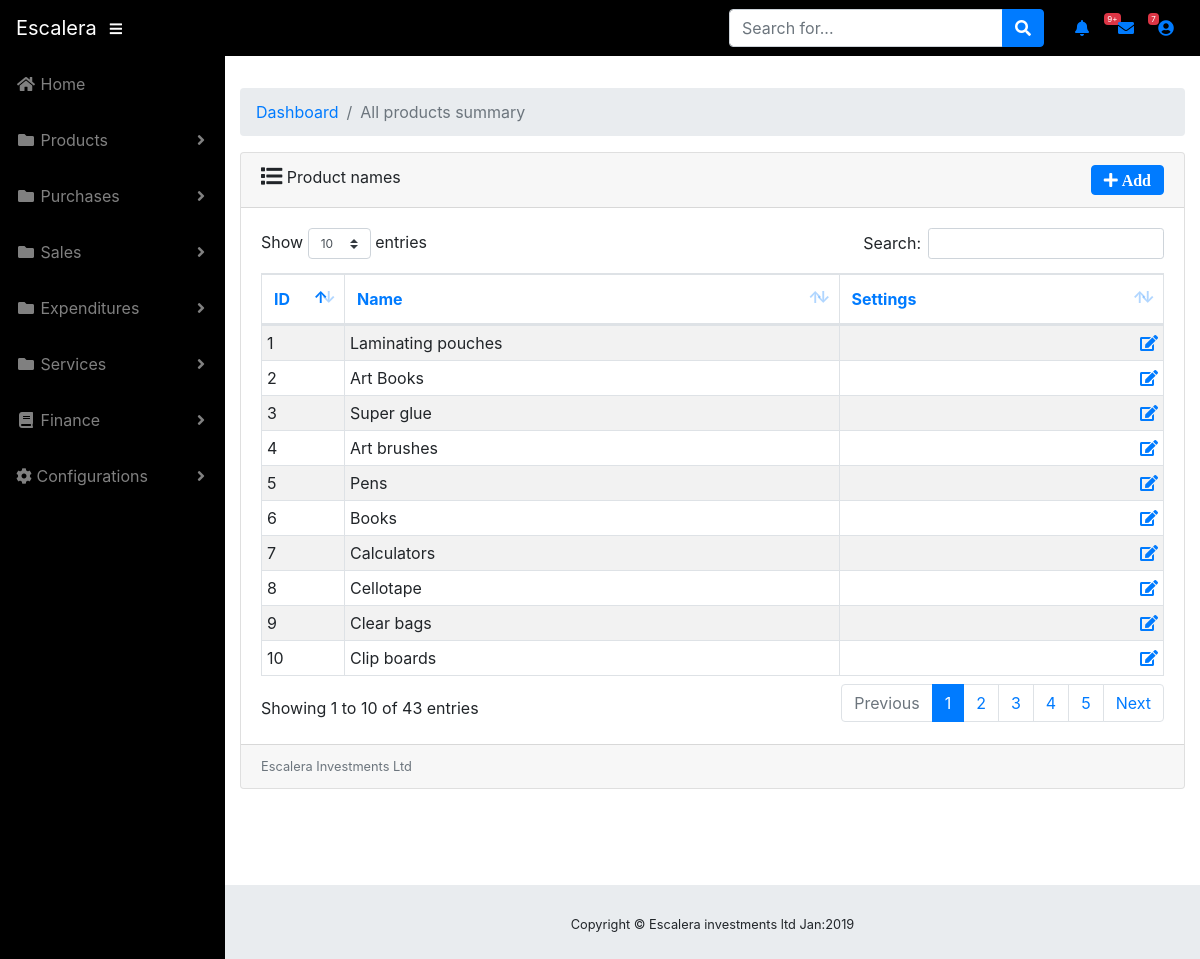
The page /index.php/Welcome/view_items on the database its author committed.
### tables this page shows
CREATE TABLE `item` (
  `ItemId` int(11) NOT NULL,
  `Name` varchar(30) NOT NULL
);

### application/controllers/Welcome.php (called while the page is built, shortened)
<?php
class Welcome extends CI_Controller {
	public function __construct(){
		 $this->load->library('session');
		 $this->load->library('cart');
		 $this->load->model('Escalera_Model');
	}
	public function view_items(){
		$this->load->view('header');
		$data['item_names'] = $this->Escalera_Model->get_all_items();
		$this->load->view('products/view_items',$data);
		$this->load->view('table_footer',$data);
	}
}

### index.php (called while the page is built, shortened)
<?php
require_once BASEPATH.'core/CodeIgniter.php';

### application/models/Escalera_Model.php (called while the page is built, shortened)
<?php
 class Escalera_Model extends CI_Model{
		public function get_all_items()
		{
	      $this->db->order_by("ItemId", "ASC");
	      $query = $this->db->get("item");
	      return $query->result();
	     }
		}
?>

### application/views/products/view_items.php (the view, shortened to what this page needs)
<div id="content-wrapper">
  <div class="container-fluid">
        <ol class="breadcrumb">
          <li class="breadcrumb-item">
            <a href="#">Dashboard</a>
          </li>
          <li class="breadcrumb-item active">All products summary</li>
        </ol>
        <div class="card mb-3">
          <div class="card-header">
            <i class="fa fa-list fa-lg"></i>
            Product names <a style="float:right; text-decoration-style:none;" class="btn btn-primary fa fa-plus"  href='<?php echo base_url();?>index.php/Welcome/AddItem'> Add</a>
          </div>
          <div class="card-body">
            <div class="table-responsive">
              <table class="table table-striped table-bordered table-hover table-condensed" id="dataTable" width="100%" cellspacing="0">
                <thead>
                  <tr style="color:#007bff;">
                    <th class="rowt">ID</th>
                    <th>Name</th>
                    <th>Settings</th>
                  </tr>
                </thead>
                <tbody>
                  <?php
                      foreach($item_names as $row){
                      echo " <tr class='rowt'><td >".$row->ItemId."</td>";
                      echo "<td>".$row->Name."</td>";
                      echo "<td class='text-right'>
                      <a href='http://localhost/escalera/index.php/Welcome/update_item?ID =".$row->ItemId."' class='fa fa-edit' data-toggle='modal' data-target='#editItemNameModal'></a>";
                      echo "</tr>";?>
                   <?php  }
                    ?>
                </tbody>
              </table>
            </div>
          </div>

### application/views/header.php (shortened to what this page needs)
<!DOCTYPE html>
<html lang="en">
  <head>
    <link href="<?php echo base_url();?>/assets/css/bootstrap.min.css" rel="stylesheet" id="bootstrap-css">
    <link href="<?php echo base_url();?>/assets/vendor/bootstrap/css/bootstrap.min.css" rel="stylesheet">
    <link href="<?php echo base_url();?>/assets/vendor/fontawesome-free/css/all.min.css" rel="stylesheet" type="text/css">
    <link href="<?php echo base_url();?>/assets/vendor/datatables/dataTables.bootstrap4.css" rel="stylesheet">
    <link href="<?php echo base_url();?>/assets/css/sb-admin.css" rel="stylesheet">
   </head>
  <body id="page-top">
   <div >
    <nav class="navbar navbar-expand  static-top" style="background:black;"">
      <a class="navbar-brand mr-1" href="#" style="color:white">Escalera</a>
      <button class="btn btn-link btn-sm text-white order-1 order-sm-0" id="sidebarToggle" href="#">
        <i class="fas fa-bars"></i>
      </button>
      <form class="d-none d-md-inline-block form-inline ml-auto mr-0 mr-md-3 my-2 my-md-0">
        <div class="input-group">
          <input type="text" class="form-control" placeholder="Search for..." aria-label="Search" aria-describedby="basic-addon2">
          <div class="input-group-append">
            <button class="btn btn-primary" type="button">
              <i class="fas fa-search"></i>
            </button>
          </div>
        </div>
      </form>
      <ul class="navbar-nav ml-auto ml-md-0">
        <li class="nav-item dropdown no-arrow mx-1">
          <a class="nav-link dropdown-toggle" href="#" id="alertsDropdown" role="button" data-toggle="dropdown" aria-haspopup="true" aria-expanded="false">
            <i class="fas fa-bell fa-fw"></i>
            <span class="badge badge-danger">9+</span>
          </a>
        </li>
        <li class="nav-item dropdown no-arrow mx-1">
          <a class="nav-link dropdown-toggle" href="#" id="messagesDropdown" role="button" data-toggle="dropdown" aria-haspopup="true" aria-expanded="false">
            <i class="fas fa-envelope fa-fw"></i>
            <span class="badge badge-danger">7</span>
          </a>
        </li>
        <li class="nav-item dropdown no-arrow">
          <a class="nav-link dropdown-toggle" href="#" id="userDropdown" role="button" data-toggle="dropdown" aria-haspopup="true" aria-expanded="false">
            <i class="fas fa-user-circle fa-fw"></i>
          </a>
        </li>
      </ul>
    </nav>
    </div>
    <div id="wrapper">
      <ul class="sidebar navbar-nav" style="background:black;">
        <li class="nav-item">
          <a class="nav-link" href="<?php echo base_url();?>index.php/User/home">
            <i class="fas fa-home fa-fw"></i>
            <span>Home</span>
          </a>
        </li>
		 <li class="nav-item dropdown">
          <a class="nav-link dropdown-toggle" href="<?php echo base_url(); ?>index.php/Welcome/registerStaff" id="pagesDropdown" role="button" data-toggle="dropdown" aria-haspopup="true" aria-expanded="false">
            <i class="fas fa-fw fa-folder"></i>
            <span>Products</span>
		  </a>
        </li>
     <li class="nav-item dropdown">
          <a class="nav-link dropdown-toggle" href="<?php echo base_url(); ?>index.php/Welcome/AddStaff" id="pagesDropdown" role="button" data-toggle="dropdown" aria-haspopup="true" aria-expanded="false">
            <i class="fas fa-fw fa-folder"></i>
            <span>Purchases</span>
      </a>
        </li>
		 <li class="nav-item dropdown">
          <a class="nav-link dropdown-toggle" href="<?php echo base_url(); ?>index.php/Welcome/registerStaff" id="pagesDropdown" role="button" data-toggle="dropdown" aria-haspopup="true" aria-expanded="false">
            <i class="fas fa-fw fa-folder"></i>
            <span>Sales</span>
		  </a>
      </li>
		 <li class="nav-item dropdown">
          <a class="nav-link dropdown-toggle" href="<?php echo base_url(); ?>index.php/Welcome/AddStaff" id="pagesDropdown" role="button" data-toggle="dropdown" aria-haspopup="true" aria-expanded="false">
            <i class="fas fa-fw fa-folder"></i>
            <span>Expenditures</span>
		  </a>
      </li>
     <li class="nav-item dropdown">
          <a class="nav-link dropdown-toggle" href="<?php echo base_url(); ?>index.php/Welcome/AddStaff" id="pagesDropdown" role="button" data-toggle="dropdown" aria-haspopup="true" aria-expanded="false">
            <i class="fas fa-fw fa-folder"></i>
            <span>Services</span>
      </a>
      </li>
     <li class="nav-item dropdown">
          <a class="nav-link dropdown-toggle" href="<?php echo base_url(); ?>index.php/Welcome/AddStaff" id="pagesDropdown" role="button" data-toggle="dropdown" aria-haspopup="true" aria-expanded="false">
                <i class="fa fa-book fa-fw "></i>
                <span>Finance</span>
          </a>
      </li>
        <li class="nav-item dropdown">
          <a class="nav-link dropdown-toggle" href="#" id="pagesDropdown" role="button" data-toggle="dropdown" aria-haspopup="true" aria-expanded="false">
            <i class="fas fa-cog fa-spin"></i>
            <span>Configurations</span>
          </a>
        </li>
      </ul>
      <div id="content-wrapper">

### application/views/table_footer.php (shortened to what this page needs)
<div class="card-footer small text-muted">Escalera Investments Ltd</div>
          </div>
        </div>
        <footer class="sticky-footer">
          <div class="container my-auto">
            <div class="copyright text-center my-auto">
              <span>Copyright © Escalera investments ltd <?php echo date('M:Y');?></span>
            </div>
          </div>
        </footer>
      </div>
    </div>
  </body>
</html>

### assets/css/sb-admin.css (style rules this page uses)
html { position: relative; min-height: 100%; }
body { height: 100%; }
#wrapper { display: -webkit-box; display: -ms-flexbox; display: flex; }
#wrapper #content-wrapper { overflow-x: hidden; width: 100%; padding-top: 1rem; padding-bottom: 80px; }
.navbar-nav .nav-item.dropdown .dropdown-toggle::after { width: 1rem; text-align: center; float: right; vertical-align: 0; border: 0; font-weight: 900; content: '\f105'; font-family: 'Font Awesome 5 Free'; }
.navbar-nav .nav-item.dropdown.no-arrow .dropdown-toggle::after { display: none; }
.navbar-nav .nav-item .nav-link .badge { position: absolute; margin-left: 0.75rem; top: 0.3rem; font-weight: 400; font-size: 0.5rem; }
.sidebar { width: 90px !important; background-color: #212529; min-height: calc(100vh - 56px); }
.sidebar .nav-item:last-child { margin-bottom: 1rem; }
.sidebar .nav-item .nav-link { text-align: center; padding: 0.75rem 1rem; width: 90px; }
.sidebar .nav-item .nav-link span { font-size: 0.65rem; display: block; }
.sidebar .nav-item.dropdown .dropdown-toggle::after { display: none; }
.sidebar .nav-item .nav-link { color: rgba(255, 255, 255, 0.5); }
@media (min-width: 768px) { .sidebar { width: 225px !important; } }
@media (min-width: 768px) { .sidebar .nav-item .nav-link { display: block; width: 100%; text-align: left; padding: 1rem; width: 225px; } }
@media (min-width: 768px) { .sidebar .nav-item .nav-link span { font-size: 1rem; display: inline; } }
@media (min-width: 768px) { .sidebar .nav-item.dropdown .dropdown-toggle::after { display: block; } }
:root { --input-padding-x: 0.75rem; --input-padding-y: 0.75rem; }
footer.sticky-footer { display: -webkit-box; display: -ms-flexbox; display: flex; position: absolute; right: 0; bottom: 0; width: calc(100% - 90px); height: 80px; background-color: #e9ecef; }
footer.sticky-footer .copyright { line-height: 1; font-size: 0.8rem; }
@media (min-width: 768px) { footer.sticky-footer { width: calc(100% - 225px); } }

### application/views/products/view_items.php (style rules this page uses)
tr td { margin:0px !important; padding:5px !important; }
.rowt { width:40px; }

### rows shown on the page
item: ItemId "1", Name "Laminating pouches"
item: ItemId "2", Name "Art Books"
item: ItemId "3", Name "Super glue"
item: ItemId "4", Name "Art brushes"
item: ItemId "5", Name "Pens"
item: ItemId "6", Name "Books"
item: ItemId "7", Name "Calculators"
item: ItemId "8", Name "Cellotape"
item: ItemId "9", Name "Clear bags"
item: ItemId "10", Name "Clip boards"
